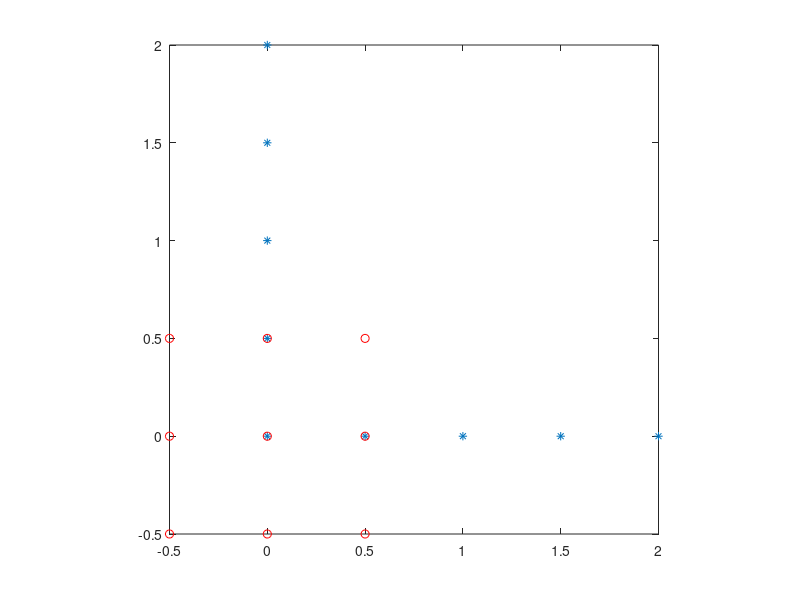
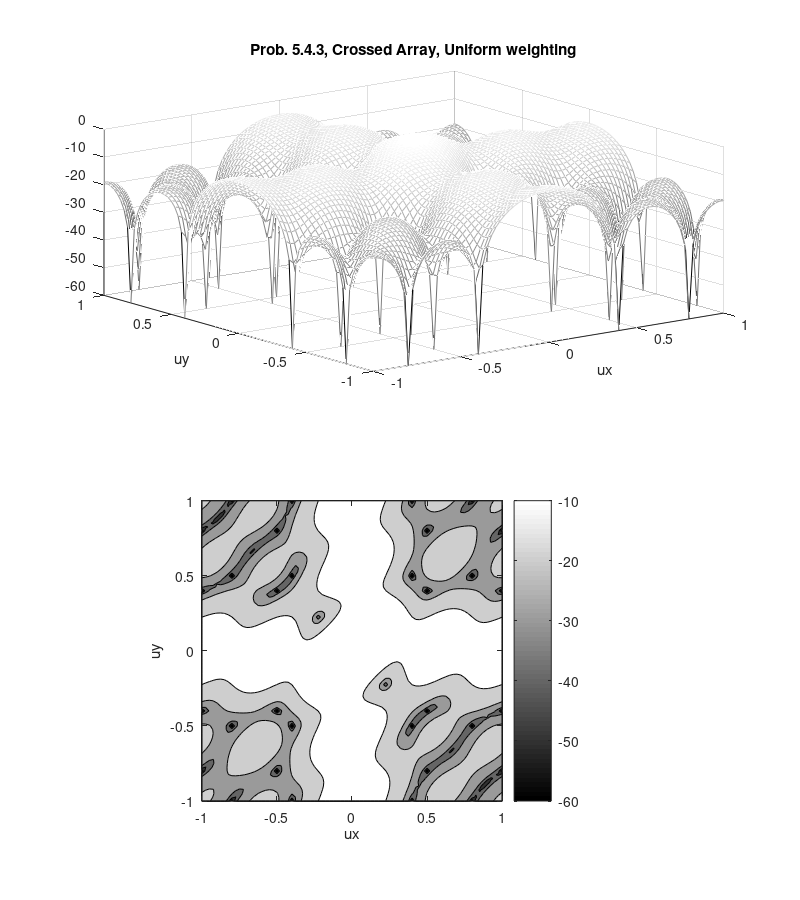
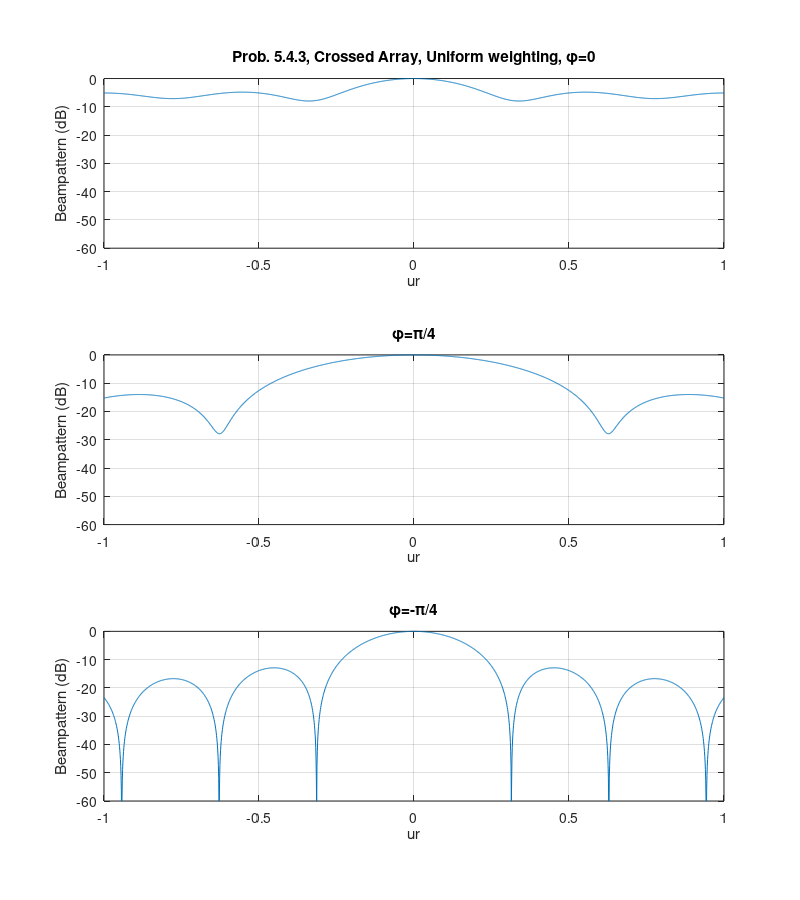
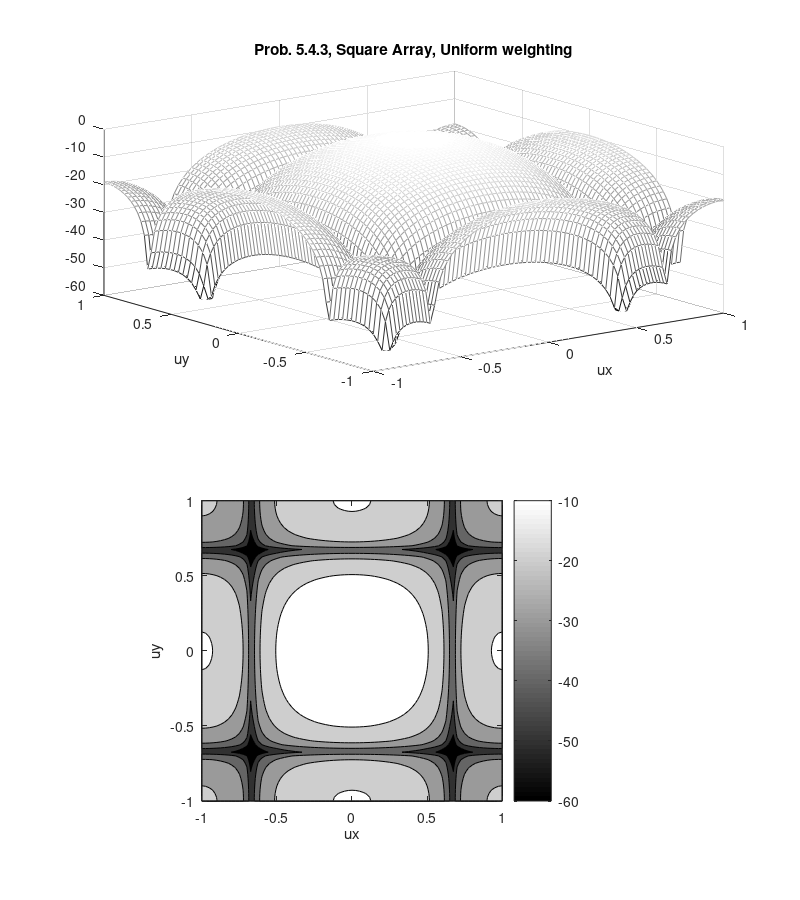

Here is the MATLAB script that generated these plots, in order:
%%%%%%%%%%%%%%%%%%%%%%%%%%%%%%%%
% problem 5.4.3
% K. Bell 11/17/00
% Function called: sinc
%%%%%%%%%%%%%%%%%%%%%%%%%%%%%%%%

clear all
close all

N = 9;
d = 0.5;

DC = [0 0;0 1;0 2;0 3;0 4;1 0;2 0;3 0;4 0]*d;
DS = [-1 1;0 1;1 1;-1 0;0 0;1 0;-1 -1; 0 -1;1 -1]*d;
w=ones(N,1)/N;

figure(1)
clf
plot(DC(:,1),DC(:,2),'*')
axis('square')
hold on
plot(DS(:,1),DS(:,2),'or')
hold off

CC = zeros(N,N);
for k=1:N;
   for l=1:N
      dp = DC(k,:)-DC(l,:);
      CC(k,l) = sinc(2*sqrt(dp*dp'));
   end
end
CS = zeros(N,N);
for k=1:N;
   for l=1:N
      dp = DS(k,:)-DS(l,:);
      CS(k,l) = sinc(2*sqrt(dp*dp'));
   end
end
ux = [-1:0.025:1];
uy = [-1:0.025:1];
nx = length(ux);
ny = length(uy);

BC = zeros(ny,nx);
BS = zeros(ny,nx);
for n=1:nx
   for k=1:ny
      VC = exp(j*2*pi*DC*[ux(n);uy(k)]);
      BC(k,n)= w'*VC;
      VS = exp(j*2*pi*DS*[ux(n);uy(k)]);
      BS(k,n)= w'*VS;
   end
end

for k=1:2
   if k==1
      D = DC;
      G = 10*log10(abs(BC).^2);
      figure(2)
   else
      D=DS;
      G = 10*log10(abs(BS).^2);
      
      figure(4)
   end
   ux = [-1:0.025:1];
   uy = [-1:0.025:1];
   
   subplot(2,1,1)
   G = max(G,-60);
   mesh(ux,uy,G)
   xlabel('ux')
   ylabel('uy')
   if k==1
      title('Prob. 5.4.3, Crossed Array, Uniform weighting')
   else
      title('Prob. 5.4.3, Square Array, Uniform weighting')
   end
   axis([-1 1 -1 1 -60 0])
   
   subplot(2,1,2)
   contourf(ux,uy,G,[-10 -20 -30 -40 -50 -60 -70 -80])
   axis('square')
   colormap('gray')
   colorbar
   xlabel('ux')
   ylabel('uy')
   drawnow
   set(gcf,'Paperposition',[0.25 1 8 9])
   
   
   u=[-1:0.001:1];
   phi = 0;
   ux = u*cos(phi);
   uy = u*sin(phi);
   V = exp(j*2*pi*D*[ux;uy]);
   Bc = w'*V;
   if k==1
      figure(3)
   else
      figure(5)
   end
   
   subplot(3,1,1)
   plot(u,10*log10(abs(Bc).^2))
   axis([-1 1 -60 0])
   grid on
   if k ==1
      title('Prob. 5.4.3, Crossed Array, Uniform weighting, \phi=0')
   else
      title('Prob. 5.4.3, Square Array, Uniform weighting, \phi=0')
   end
   xlabel('ur')
   ylabel('Beampattern (dB)')
   
   phi = pi/4;
   ux = u*cos(phi);
   uy = u*sin(phi);
   V = exp(j*2*pi*D*[ux;uy]);
   Bc = w'*V;
   subplot(3,1,2)
   plot(u,10*log10(abs(Bc).^2))
   axis([-1 1 -60 0])
   grid on
   title('\phi=\pi/4')
   xlabel('ur')
   ylabel('Beampattern (dB)')
   
   phi = -pi/4;
   ux = u*cos(phi);
   uy = u*sin(phi);
   V = exp(j*2*pi*D*[ux;uy]);
   Bc = w'*V;
   subplot(3,1,3)
   plot(u,10*log10(abs(Bc).^2))
   axis([-1 1 -60 0])
   title('\phi=-\pi/4')
   grid on
   xlabel('ur')
   ylabel('Beampattern (dB)')
   
   set(gcf,'Paperposition',[0.25 1 8 9])
   if k==1
      C=CC;
   else
      C=CS;
   end
  
   DIR = abs(w'*ones(N,1))^2/real(w'*C*w)
   DI = 10*log10(DIR)
end


